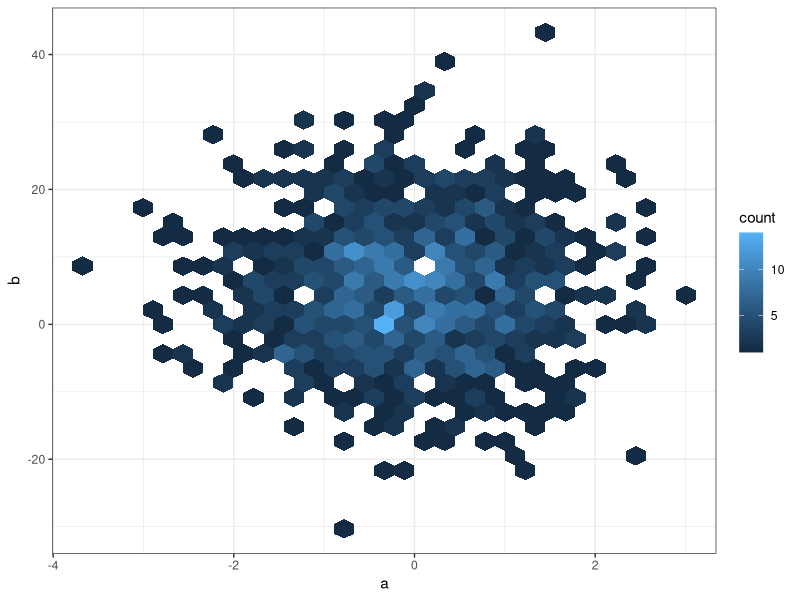
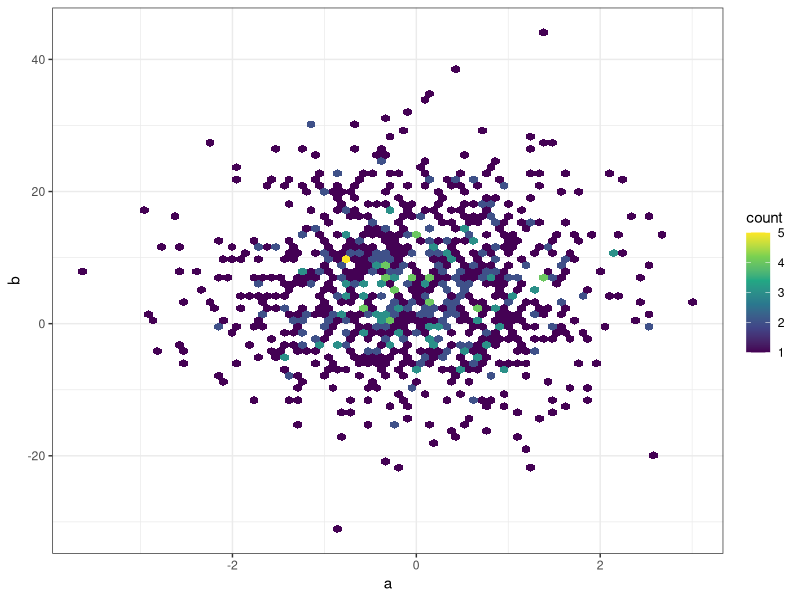
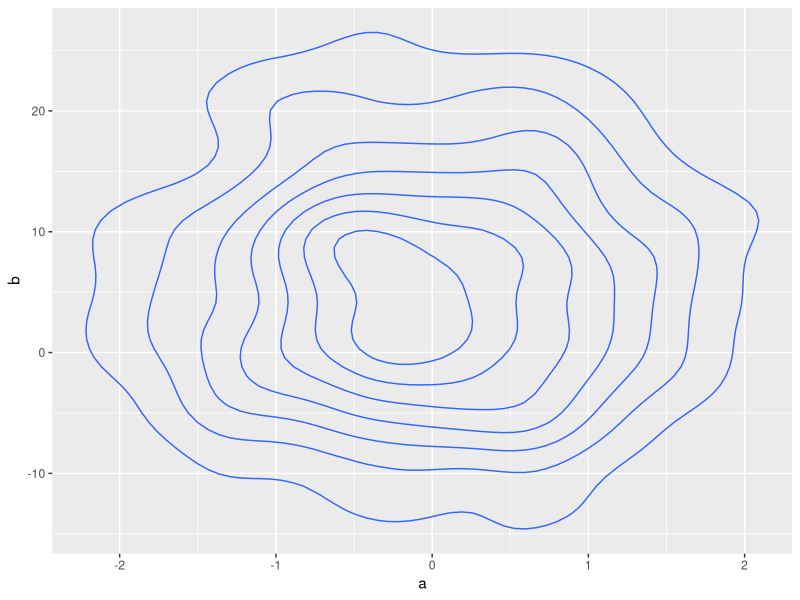
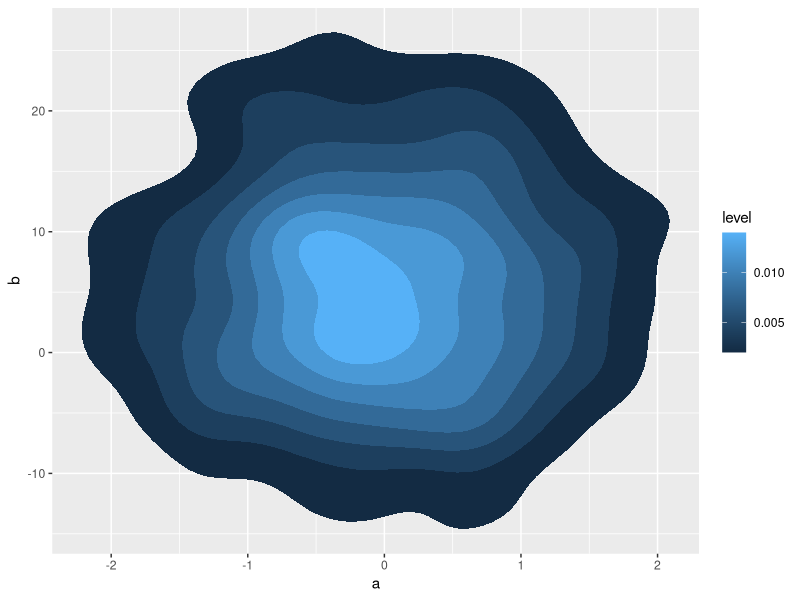
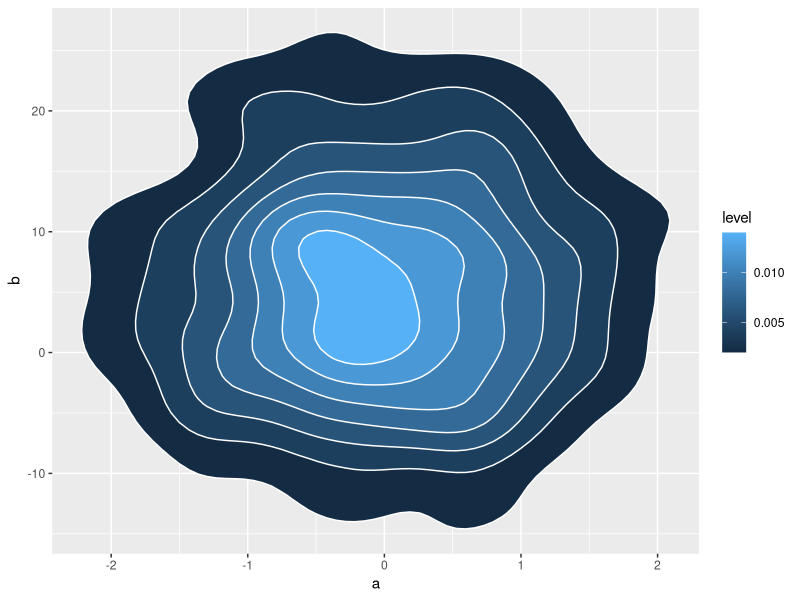
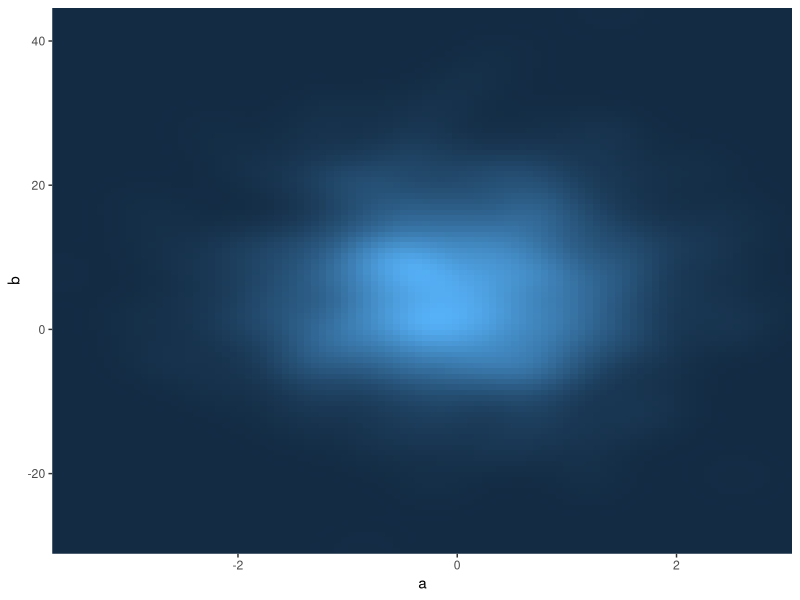

These charts were generated, in order, by the following R code:
##hexbin chart
#AND
#density geo chart


#help about geoms
help.search("geom_", package = "ggplot2")

#examples for ggplot2

x1 <- rnorm(1000,0,1)
x2 <- rnorm(1000,5,10)
x3 <- rep(c("catA","catB","catC","catC","catC"),200)[1:1000]
x4 <- factor(rep(c("yes","no"),500))

df <- data.frame(a=x1, b=x2, c=x3, d=x4)

library(ggplot2)

##1#Hexbin
ggplot(df, aes(a,b)) +
  geom_hex() +
  theme_bw()
#bin size control + color palette
ggplot(df, aes(a,b)) +
  geom_hex(bins = 70) +
  scale_fill_continuous(type = "viridis") +
  theme_bw()

##2#gweom_density
ggplot(df, aes(a, b) ) +
  geom_density_2d()

# Show the area only
ggplot(df, aes(a, b) ) +
  stat_density_2d(aes(fill = ..level..), geom = "polygon")

# Area + contour
ggplot(df, aes(a, b))+
  stat_density_2d(aes(fill = ..level..), geom = "polygon", colour="white")


# Using raster
ggplot(df, aes(a, b) ) +
  stat_density_2d(aes(fill = ..density..), geom = "raster", contour = FALSE) +
  scale_x_continuous(expand = c(0, 0)) +
  scale_y_continuous(expand = c(0, 0)) +
  theme(
    legend.position='none'
  )
